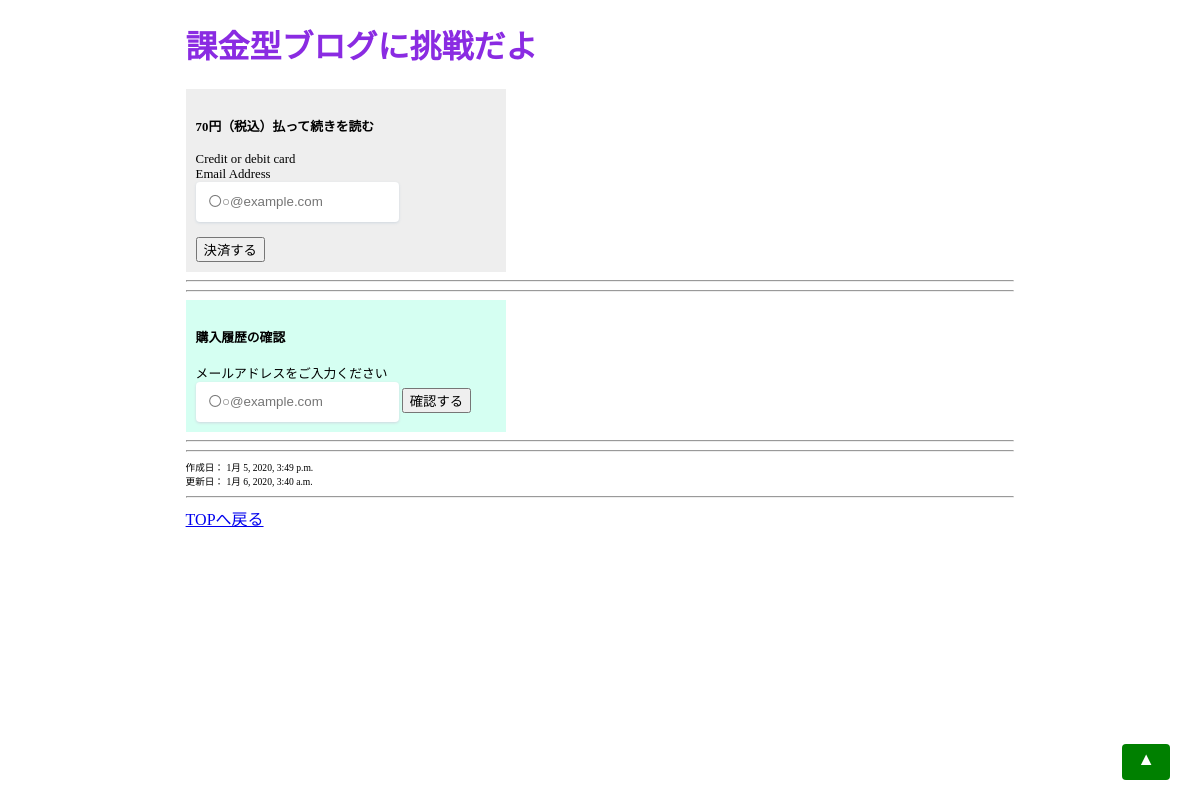
/django-stripe/, run on the app's committed database.
### blog/models.py (models this page shows, shortened)
class Post(models.Model):
    title = models.CharField(max_length=100)
    slug = models.SlugField()
    text = MarkdownxField()
    price = models.IntegerField(null=True)
    created_datetime = models.DateTimeField(auto_now_add=True)
    updated_datetime = models.DateTimeField(auto_now=True)
    def formatted_markdown(self):
        return markdownify(self.text)

### blog/views.py (the view)
# urls.py: path('<slug:slug>/', views.fee_detail, name='fee_detail'),
def fee_detail(request, slug):
    post = get_object_or_404(Post, slug=slug)
    blog_price = post.price
    if blog_price > 0:
        stripe.api_key = 'sk_test_L3ocIJYmmqbktHeyfNh9t9I600OpJsBvke'
        if request.method == "POST":
            try:
                user_email = request.POST['input_mail']
                amount = blog_price
                customer = stripe.Customer.create(
                    email = user_email,
                    source=request.POST['stripeToken']
                )
                print("stripe.Customer.create()     OK!")
                paied = stripe.Charge.create(
                    customer=customer.id,
                    amount=amount,
                    currency='jpy',
                    description='ブログのdjangoでStripe中....',
                    receipt_email=user_email,
                )
                print("stripe.Charge.create()     OK!")
                if paied["status"]=="succeeded":
                    sells_data = Sell()
                    sells_data.sold_blog = post
                    sells_data.customer_mail = user_email
                    sells_data.Date = timezone.now()
                    sells_data.price = amount
                    sells_data.save()
                    return render(request, 'blog/paid_detail.html', {'post': post})
                else:
                    pay_status = paied["status"]
                    return render(request, 'blog/fee_detail.html', {'post': post,  'pay_status':pay_status})
            except stripe.error.StripeError:
                print("error......")
        else:
            sample_text = "Stripe上手くいくかな....."
        return render(request, 'blog/fee_detail.html', {'post': post})
    else:
        return render(request, 'blog/detail.html', {'post':post}) # 0円記事のパターン

### blog/templates/blog/fee_detail.html (shortened to what this page needs)
{% extends 'blog/base.html' %}
{% load static %}
{% block content %}
<link rel="stylesheet" href="{% static 'css/pay-stripe.css' %}">
<h1>{{ post.title }}</h1>
<div style="width:300px;font-size:0.8em;background-color:#eeeeee;padding-top: 10px;padding-right: 10px;padding-bottom: 10px;padding-left: 10px;">
<h4>{{ post.price }}円（税込）払って続きを読む</h4>
<form method="post" id="payment-form">
    <div class="form-row inline">
        <div class="col">
            <label for="card-element">
            Credit or debit card
            </label>
        </div>
        <div class="col">
        <label for="email">
        Email Address
        </label><br>
        <input id="email" name="input_mail"  type="email" placeholder="〇○@example.com"  required>
    </div>
    </div>
  <br>
  <button>決済する</button>
</form>
</div>
<hr>
<hr>
{% if inputed_email %}
{% else %}
<div style="width:300px;font-size:0.8em;background-color:#d5fff2;padding-top: 10px;padding-right: 10px;padding-bottom: 10px;padding-left: 10px;">
<h4>購入履歴の確認</h4>
<form action="{% url 'post:purchased_check' post.slug%}" method="post">
<label for="check_mail">
メールアドレスをご入力ください
</label><br>
<input id="email" name="check_mail"  type="email" placeholder="〇○@example.com"  required>
<button type="submit">確認する</button>
</form>
</div>
<hr>
<hr>
{% endif %}
<div style="font-size:0.6em">
作成日： {{ post.created_datetime }}
<br>
更新日： {{ post.updated_datetime }}
</div>
<hr>
{% endblock %}

### blog/static/css/blog.css (style rules this page uses)
h1 { color: blueviolet; }

### blog/static/css/pay-stripe.css (style rules this page uses)
input, .StripeElement { box-sizing: border-box; height: 40px; padding: 10px 12px; border: 1px solid transparent; border-radius: 4px; background-color: white; box-shadow: 0 1px 3px 0 #e6ebf1; -webkit-transition: box-shadow 150ms ease; transition: box-shadow 150ms ease; }
input, .StripeElement--focus { box-shadow: 0 1px 3px 0 #cfd7df; }

### data on the page
Post: title "課金型ブログに挑戦だよ", price "70", created_datetime "1月 5, 2020, 3:49 p.m.", updated_datetime "1月 6, 2020, 3:40 a.m."
